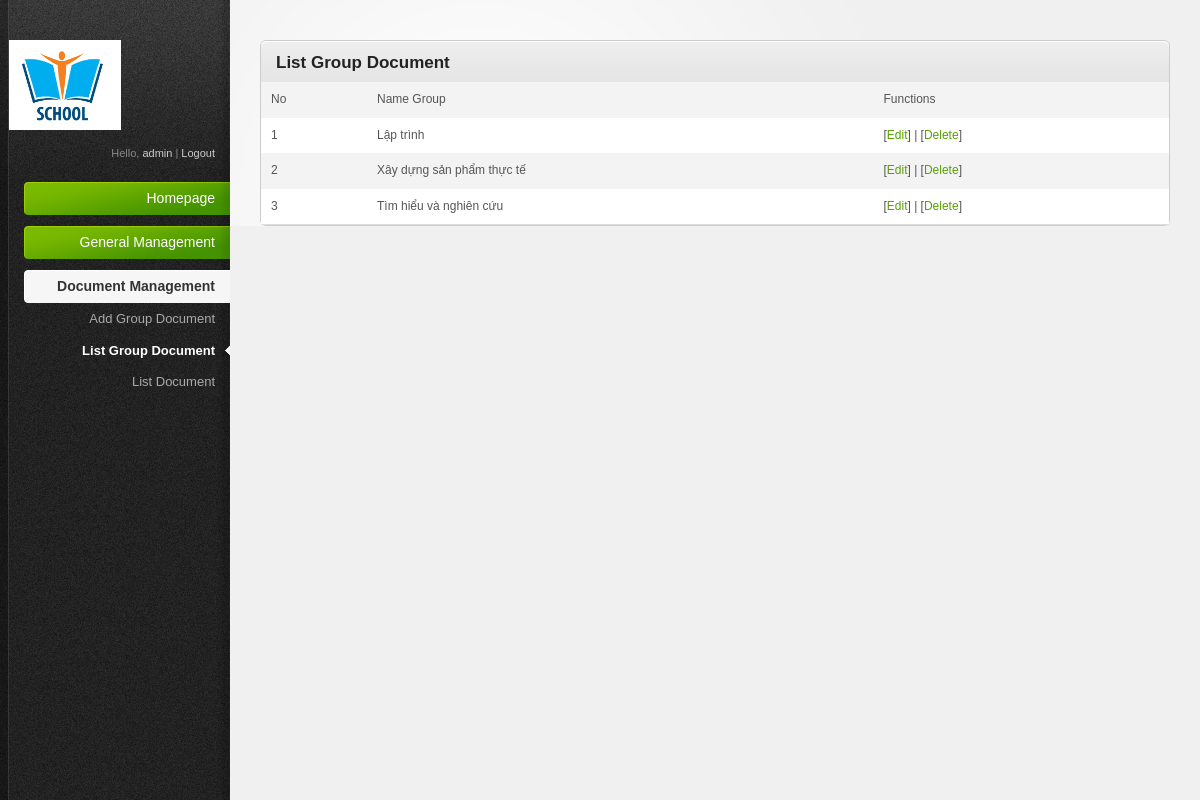
The page /admin/index.php?act=groupDoc (signed in) on the database as committed earlier.
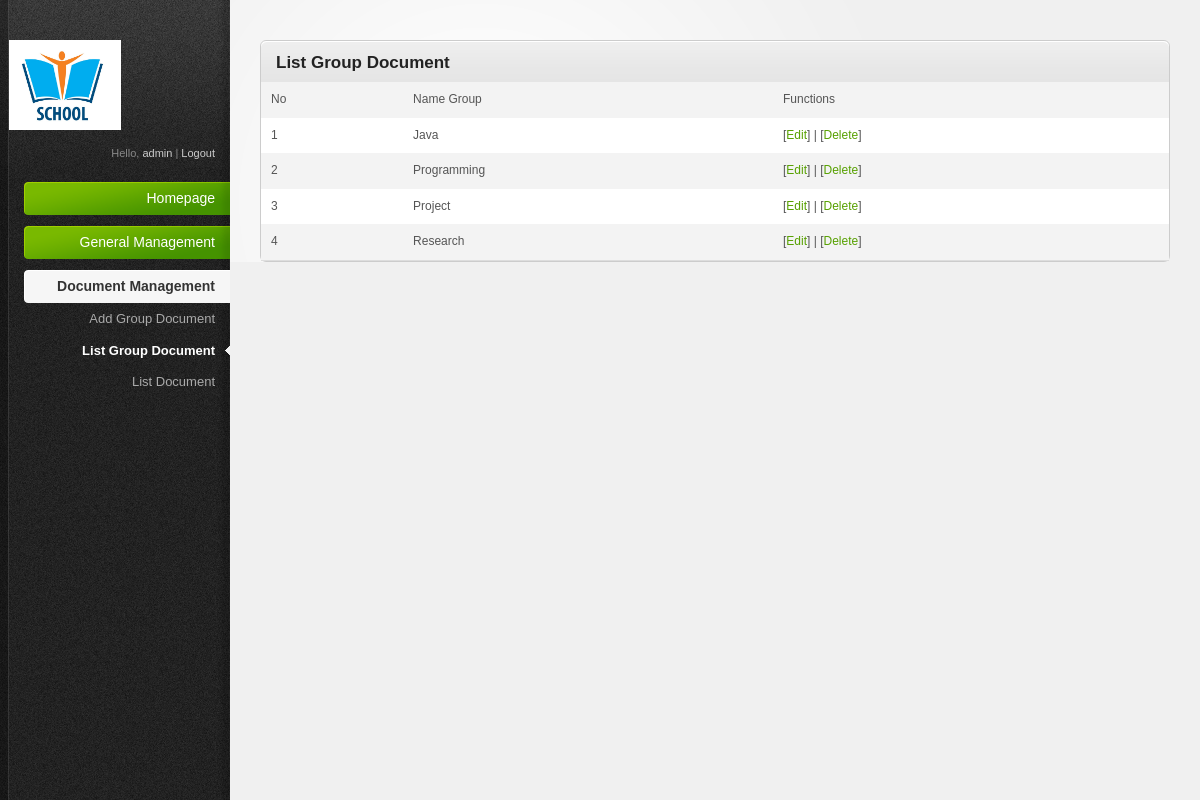
The same page on the database as committed later.
### tables this page shows
CREATE TABLE IF NOT EXISTS `tbl_groupDoc` (
  `id` int(11) NOT NULL AUTO_INCREMENT,
  `name` varchar(50) NOT NULL,
  PRIMARY KEY (`id`)
);

### admin/modules/groupDoc/List.php (the view)
<div class="content-box-header">
	<h3>List Group Document</h3>
</div>
<table>
	<tr>
		<td>No</td>
		<td>Name Group</td>
		<td>Functions</td>
	</tr>
<?php
$sql="select * from tbl_groupDoc order by id desc";
$qr=mysql_query($sql);
$i=0;
while ($kq=mysql_fetch_array($qr)) {
	$i++;
	echo "<tr>";
		echo "<td>".$i."</td>";
		echo "<td>".$kq['name']."</td>";
		echo "<td>[<a href='?act=groupDoc&mod=edit&id=$kq[id]'>Edit</a>] | [<a href='?act=groupDoc&mod=delete&id=$kq[id]' onclick='return checkDel()'>Delete</a>]</td>";
	echo "</tr>";
}
?>
</table>

Rows that differ between the two databases and show on the page:
added tbl_groupdoc: name "Java"
changed tbl_groupdoc: name "Lập trình" → "Programming"
changed tbl_groupdoc: name "Xây dựng sản phẩm thực tế" → "Project"
changed tbl_groupdoc: name "Tìm hiểu và nghiên cứu" → "Research"
